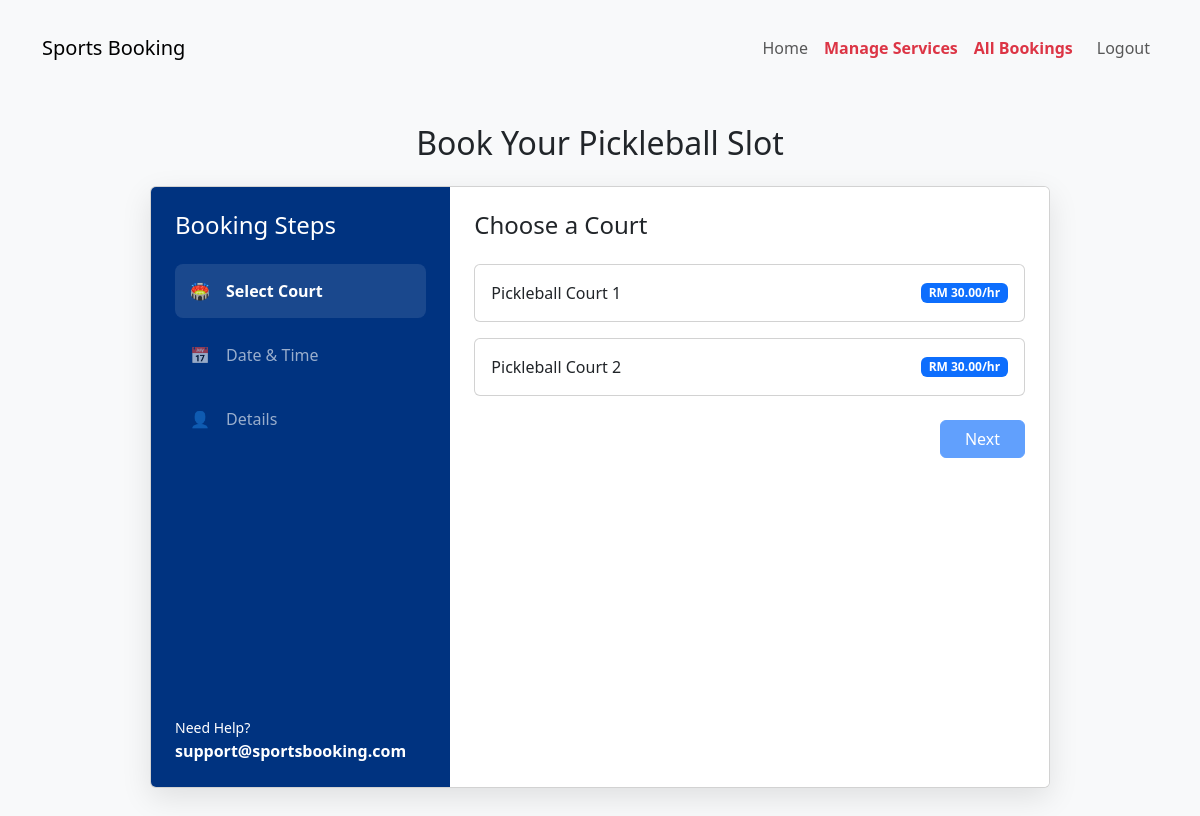
The page /pickelballservices.php (signed in) on the database its author committed.
### tables this page shows
CREATE TABLE IF NOT EXISTS `services` (
  `id` int NOT NULL AUTO_INCREMENT,
  `name` varchar(100) NOT NULL,
  `type` varchar(50) NOT NULL,
  `price_per_hour` decimal(10,2) NOT NULL,
  `status` enum('available','maintenance') DEFAULT 'available',
  PRIMARY KEY (`id`)
);

### pickelballservices.php (the view, shortened to what this page needs)
<?php
require_once 'includes/db_connect.php';
$sql = "SELECT * FROM services WHERE type = 'Pickleball'";
$result = $conn->query($sql);
?>
<!DOCTYPE html>
<html lang="en">
<head>
    <link href="https://cdn.jsdelivr.net/npm/bootstrap@5.3.3/dist/css/bootstrap.min.css" rel="stylesheet">
</head>
<body class="bg-light">
<?php include 'template.php'; ?>
<main class="container mb-5 mt-5">
    <h2 class="text-center mb-4">Book Your Pickleball Slot</h2>
    <div class="card booking-card mx-auto" style="max-width: 900px;">
        <div class="row g-0">
            <div class="col-md-4 sidebar d-flex flex-column p-4">
                <h4 class="mb-4">Booking Steps</h4>
                <div class="mb-4">
                    <div class="step-item active" id="step1-indicator">
                        <span class="me-3">🏟️</span> Select Court
                    </div>
                    <div class="step-item" id="step2-indicator">
                        <span class="me-3">📅</span> Date & Time
                    </div>
                    <div class="step-item" id="step3-indicator">
                        <span class="me-3">👤</span> Details
                    </div>
                </div>
                <div class="mt-auto">
                    <small>Need Help?</small>
                    <div class="fw-bold">support@sportsbooking.com</div>
                </div>
            </div>
            <div class="col-md-8 p-4 bg-white">
                <div id="section-court">
                    <h4 class="mb-4">Choose a Court</h4>
                    <div class="row g-3 mb-4">
                        <?php if ($result->num_rows > 0): ?>
                            <?php while($row = $result->fetch_assoc()): ?>
                                <div class="col-12">
                                    <div class="card p-3 court-option"
                                         onclick="selectCourt(<?php echo $row['id']; ?>, '<?php echo htmlspecialchars($row['name']); ?>', this)">
                                        <div class="d-flex justify-content-between align-items-center">
                                            <span><?php echo htmlspecialchars($row['name']); ?></span>
                                            <span class="badge bg-primary">RM <?php echo $row['price_per_hour']; ?>/hr</span>
                                        </div>
                                    </div>
                                </div>
                            <?php endwhile; ?>
                        <?php else: ?>
                            <p>No courts found in database.</p>
                        <?php endif; ?>
                    </div>
                    <div class="d-flex justify-content-end">
                        <button class="btn btn-primary px-4" id="btnToDate" disabled>Next</button>
                    </div>
                </div>
            </div>
        </div>
    </div>
</main>
</body>
</html>

### pickelballservices.php (style rules this page uses)
.booking-card { border: none; border-radius: 15px; overflow: hidden; box-shadow: 0 10px 30px rgba(0,0,0,0.1); }
.sidebar { background-color: #003380; color: white; min-height: 600px; }
.step-item { padding: 15px; border-radius: 8px; margin-bottom: 10px; display: flex; align-items: center; opacity: 0.6; transition: 0.3s; }
.step-item.active { background-color: rgba(255,255,255,0.1); opacity: 1; font-weight: bold; }
.court-option { cursor: pointer; border: 2px solid #dee2e6; transition: all 0.2s; }

### template.php (style rules this page uses)
body { padding-top: 20px; }

### rows shown on the page
services: name "Pickleball Court 1", price_per_hour "30.00"
services: name "Pickleball Court 2", price_per_hour "30.00"
